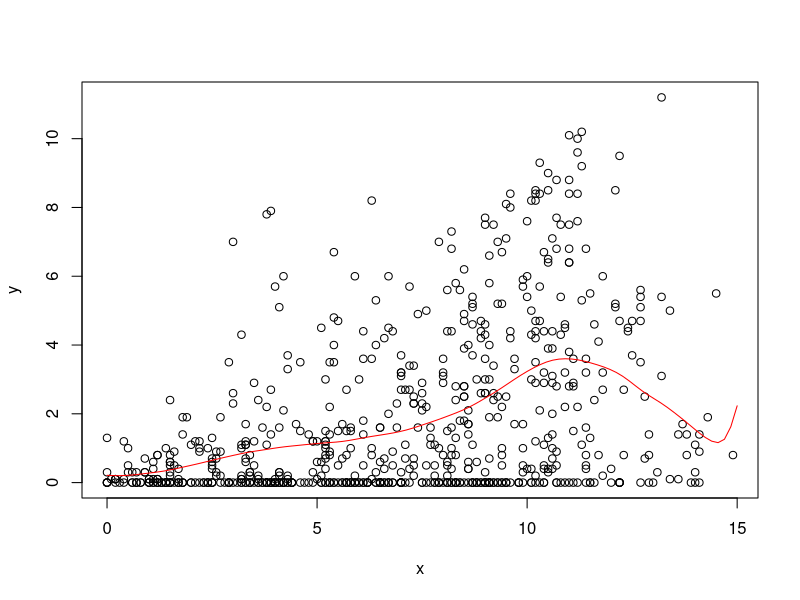
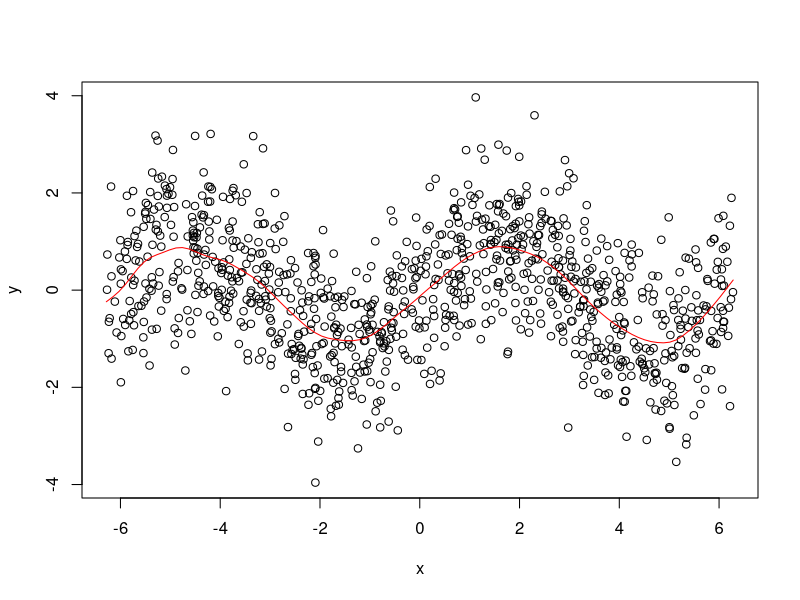

Reproduce these figures in R, in order.
# STAT-S 610
# LAB 4
# 2019-10-03
# https://jfukuyama.github.io/teaching/stat610/assignments/lab4.pdf

# --- functions --- #

#' @param x (numeric) vector of same length as y
#' @param y (numeric) vector of same length as y
#' @param z (numeric) vector, can be of a different length
#' @param omega (numeric) must be a scalar
#' @return (numeric) vector of the same length as z
llr = function(x, y, z, omega) {
  fits = sapply(z, compute_f_hat, x, y, omega)
  return(fits)
}

#' @param z (numeric) must be a scalar
#' @param x (numeric) vector of the same length as y
#' @param y (numeric) vector of the same length as x
#' @param omega (numeric) must be a scalar
#' @return (numeric) scalar
compute_f_hat = function(z, x, y, omega) {
  Wz = make_weight_matrix(z, x, omega)
  X = make_predictor_matrix(x)
  f_hat = c(1, z) %*% solve(t(X)%*% sweep(X, 1 , Wz, FUN = "*")) %*% t(X) %*% (Wz*y)
  return(f_hat)
}

#' @param z (numeric) must be a scalar
#' @param x (numeric) vector of arbitrary length
#' @param omega (numeric) must be a scalar
#' @return (numeric) a diagonal matrix
make_weight_matrix = function(z, x, omega) {
  r = abs(x - z) / omega  # this is a vector of the same length as x
  w = sapply(r, W)  # this is a vector of the same length as x and r
  #Wz = diag(w)  # this is a diagonal matrix with elements from w
  return(w)
}

#' @param r (numeric) must be a scalar
#' @return (numeric) scalar
W = function(r) {
  if (abs(r) < 1) {
    return((1 - abs(r) ** 3) ** 3)
  } else {
    return(0)
  }
}

#' @param x (numeric) vector of arbitrary length
#' @return (numeric) matrix with 2 columns and rows equal to length of x
make_predictor_matrix = function(x) {
  n = length(x)
  return(cbind(rep(1, n), x))
}


# --- example 1 --- #

# get the data
data(french_fries, package = 'reshape2')
french_fries = na.omit(french_fries)

# input data
x = french_fries$potato
y = french_fries$buttery

# space along which to smooth
z = seq(0, 15, length.out = 100)

# run smoothing
fits = llr(z = z, x = x, y = y, omega = 2)

# plot the data and the smoother
plot(x, y)
lines(z, fits, col = 'red')


# --- example 2 --- #

# noisy sine wave
x = runif(1000, -2 * pi, 2 * pi)
y = sin(x) + rnorm(length(x))

# space along which to smooth
z = seq(-2 * pi, 2 * pi, length.out = 100)

# run smoothing
fits = llr(z = z, x = x, y = y, omega = pi / 3)

# plot the data and the smoother
plot(x, y)
lines(z, fits, col = 'red')

